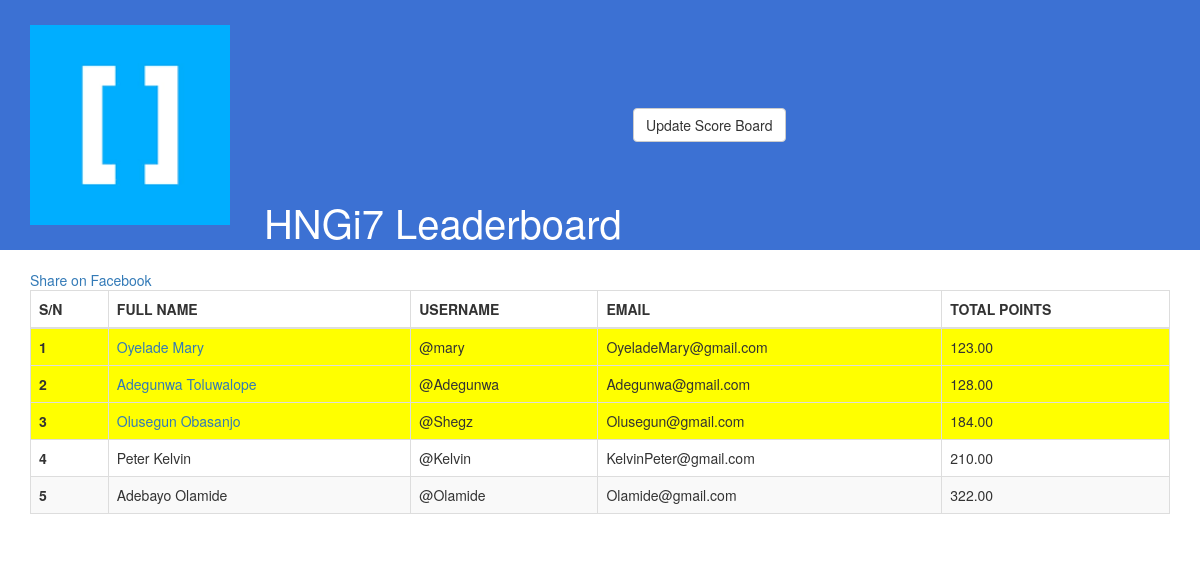
The page / on the database its author committed.
### leaderboard/models.py (models this page shows, shortened)
class Leaderboard(models.Model):
    fullname=models.CharField("fullname", max_length=50)
    email=models.EmailField("Email", max_length=254)
    username=models.CharField("Username", max_length=50)
    points=models.DecimalField("Points", max_digits=5, decimal_places=2)
    class Meta:
        verbose_name = "leaderboard"
        verbose_name_plural = "leaderboards"
        ordering= ['points']

### leaderboard/views.py (the view)
# urls.py: path('', views.viewAll, name='index'),
def viewAll(request):
    board=Leaderboard.objects.all()
    return render(request, 'leaderboard/sample.html', {'records': board})

### leaderboard/templates/leaderboard/sample.html (shortened to what this page needs)
{% extends 'leaderboard/base.html' %}
{% block content %}
<div class="container">
<a href="https://www.facebook.com/sharer/sharer.php?u=example.org" target="_blank">
  Share on Facebook
</a>
        <table class="table table-bordered table-striped">
            <thead>
                <tr>
                    <th>S/N</th>
                    <th class="names">FULL NAME</th>
                    <th class="username">USERNAME</th>
                    <th class="email">EMAIL</th>
                    <th class="poimnnts">TOTAL POINTS</th>
                </tr>
            </thead>
            <tbody>
                {% for record in records %}
                {% if forloop.counter < 4 %}
                <tr style="background-color:yellow">
                    <th>{{forloop.counter}}</th>
                    <td><a href="{% url 'leader_detail' record.id%}">{{record.fullname}}</a></td>
                    <td>{{record.username}}</td>
                    <td>{{record.email}}</td>
                    <td>{{record.points}}</td>
                </tr>
                {% else %}
                <tr>
                    <th>{{forloop.counter}}</th>
                    <td>{{record.fullname}}</td>
                    <td>{{record.username}}</td>
                    <td>{{record.email}}</td>
                    <td>{{record.points}}</td>
                </tr>
                {% endif %}
                {% endfor %}
            </tbody>
        </table>
</div>
{% endblock content %}

### leaderboard/templates/leaderboard/base.html (shortened to what this page needs)
{% load static %}
<!DOCTYPE html>
<html lang="en">
<head>
        <link href="{% static "css/style.css" %}" rel="stylesheet" type="text/css" />
        <link href="{% static "css/bootstrap.min.css" %}" rel="stylesheet" type="text/css" />
        <link href="{% static "css/leader.css" %}" rel="stylesheet" type="text/css" />
    </head>
    <body>
    {% include 'leaderboard/header.html' %}
    {% block content %}
    {% endblock %}
    </body>
</html>

### leaderboard/templates/leaderboard/header.html
{% load static %}
<div class="header">
    <img class="header" src="{% static 'images/hng.png' %}"/>
   <a href="{% url 'index'%}"> <span class="title">  HNGi7 Leaderboard </span></a>
<a href="{% url 'upload'%}" class="btn btn-default">Update Score Board</a>
</div>

### hng_leaderboard/static/css/style.css (style rules this page uses)
img.header { width: 200px; height: 200px; margin: 25px 30px; display: inline; vertical-align: middle; }
div.header { height: 250px; background-color: rgba(20, 84, 202, 0.829); }
.title { vertical-align: bottom; text-align: center; font-size: 40px; color: #FFF; margin: 25px 0px 50; }
body .container { margin-top: 20px;; }

### rows shown on the page
Leaderboard: fullname "Oyelade Mary", username "@mary", email "OyeladeMary@gmail.com", points "123.00"
Leaderboard: fullname "Adegunwa Toluwalope", username "@Adegunwa", email "Adegunwa@gmail.com", points "128.00"
Leaderboard: fullname "Olusegun Obasanjo", username "@Shegz", email "Olusegun@gmail.com", points "184.00"
Leaderboard: fullname "Peter Kelvin", username "@Kelvin", email "KelvinPeter@gmail.com", points "210.00"
Leaderboard: fullname "Adebayo Olamide", username "@Olamide", email "Olamide@gmail.com", points "322.00"
